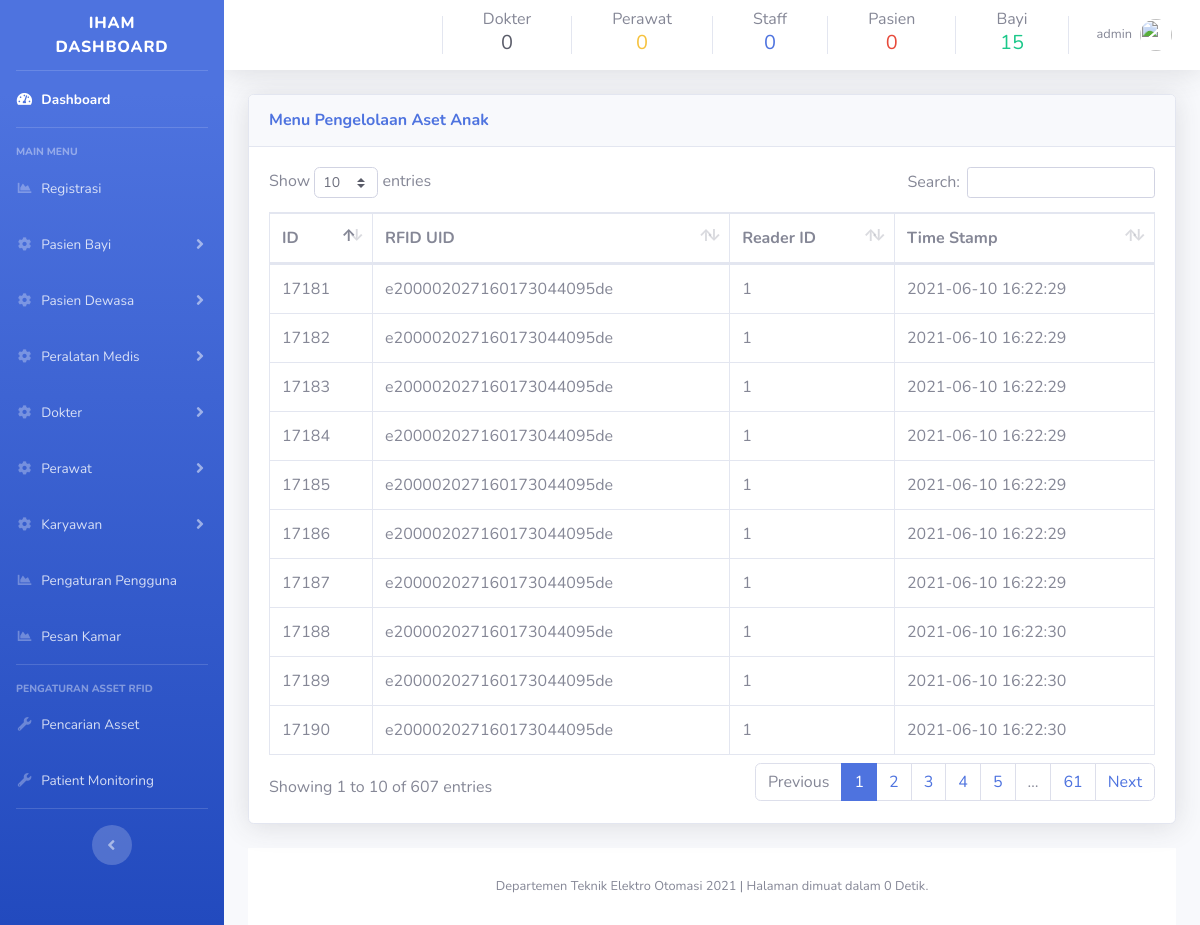
/admin/baca-tag.php (signed in), run on the app's committed database.
### tables this page shows
CREATE TABLE `tb_reader_scan` (
  `id` int(100) NOT NULL,
  `rfid_uid` varchar(100) NOT NULL,
  `nama` varchar(100) NOT NULL,
  `reader_id` varchar(2) NOT NULL,
  `timestamp` timestamp NOT NULL DEFAULT current_timestamp() ON UPDATE current_timestamp()
);

### admin/baca-tag.php (the view, shortened to what this page needs)
<?php
include('includes/header.php');
include('includes/navbar.php');
include('database/dbconfig.php')
?>
<div class="container-fluid">
<div class="card shadow mb-4">
  <div class="card-header py-3">
    <h6 class="m-0 font-weight-bold text-primary">Menu Pengelolaan Aset Anak
    </h6>
  </div>
<div class="card-body">
    <div class="table-responsive">
    <?php
    $query = "SELECT * FROM tb_reader_scan";
    $query_run = mysqli_query($connection, $query);
    ?>
      <table class="table table-bordered" id="tabelasetbayi" width="100%" cellspacing="0">
        <thead>
          <tr>
          <th>ID </th>
            <th>RFID UID</th>
            <th>Reader ID</th>
            <th>Time Stamp</th>
          </tr>
        </thead>
        <tbody>
        <?php
        if(mysqli_num_rows($query_run) > 0 )
        {
          while($row = mysqli_fetch_assoc($query_run))
          {
            ?>
          <tr>
          <td><?php echo $row['id']; ?></td>
            <td><?php echo $row['rfid_uid']; ?></td>
            <td><?php echo $row['reader_id']; ?></td>
            <td><?php echo $row['timestamp']; ?></td>
            </div>
          <?php
          }
        }
        else {
          echo "Data tidak ditemukan";
        }
        ?>
<?php
include('includes/scripts.php');
include('includes/footer.php');
?>

### data on the page
tb_reader_scan: id "17181", rfid_uid "e200002027160173044095de", reader "1", timestamp "2021-06-10 16:22:29"
tb_reader_scan: id "17182", rfid_uid "e200002027160173044095de", reader "1", timestamp "2021-06-10 16:22:29"
tb_reader_scan: id "17183", rfid_uid "e200002027160173044095de", reader "1", timestamp "2021-06-10 16:22:29"
tb_reader_scan: id "17184", rfid_uid "e200002027160173044095de", reader "1", timestamp "2021-06-10 16:22:29"
tb_reader_scan: id "17185", rfid_uid "e200002027160173044095de", reader "1", timestamp "2021-06-10 16:22:29"
tb_reader_scan: id "17186", rfid_uid "e200002027160173044095de", reader "1", timestamp "2021-06-10 16:22:29"
tb_reader_scan: id "17187", rfid_uid "e200002027160173044095de", reader "1", timestamp "2021-06-10 16:22:29"
tb_reader_scan: id "17188", rfid_uid "e200002027160173044095de", reader "1", timestamp "2021-06-10 16:22:30"
tb_reader_scan: id "17189", rfid_uid "e200002027160173044095de", reader "1", timestamp "2021-06-10 16:22:30"
tb_reader_scan: id "17190", rfid_uid "e200002027160173044095de", reader "1", timestamp "2021-06-10 16:22:30"

### other printed values
$row "0"
$row "15"
$_SESSION['username'] "admin"
$total_time "0"
